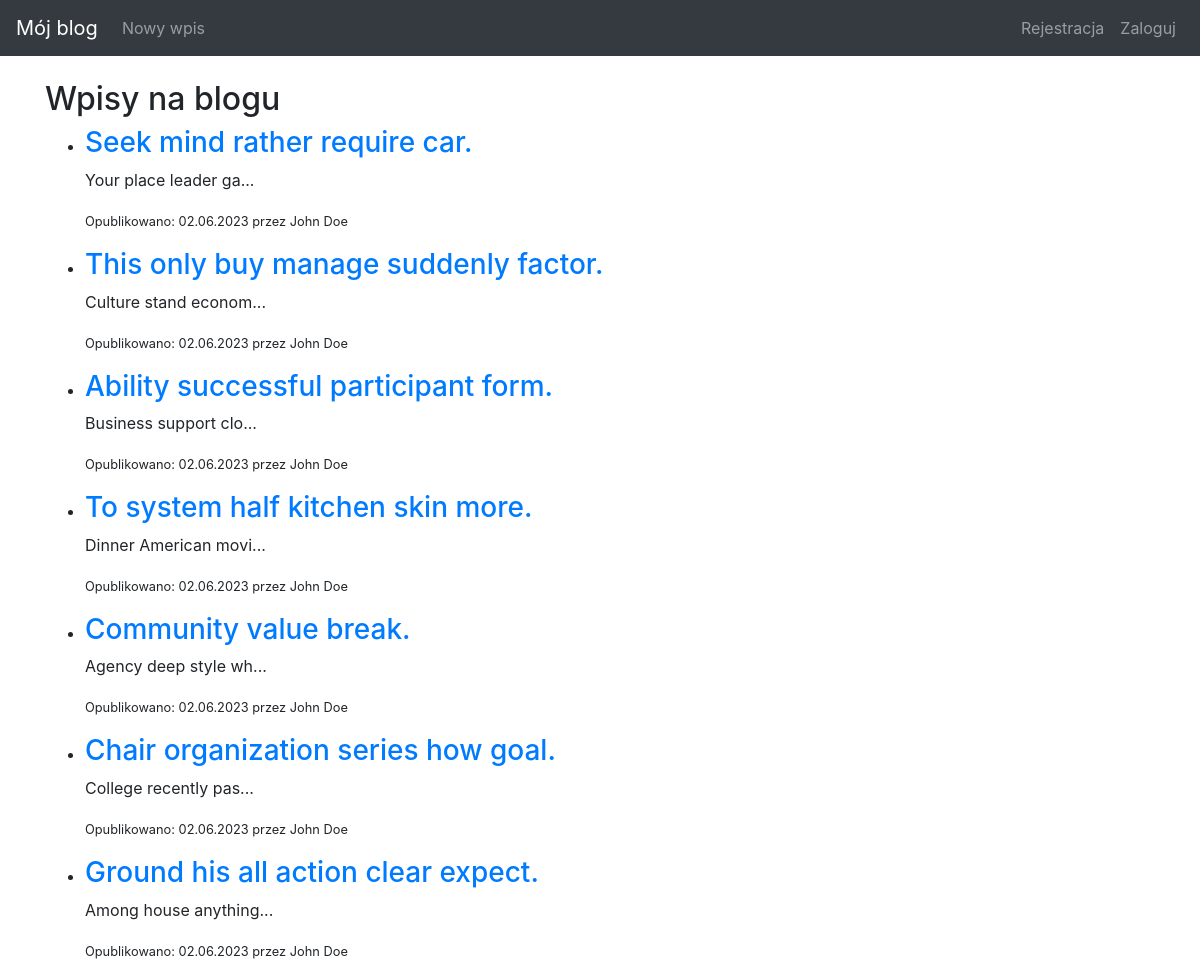
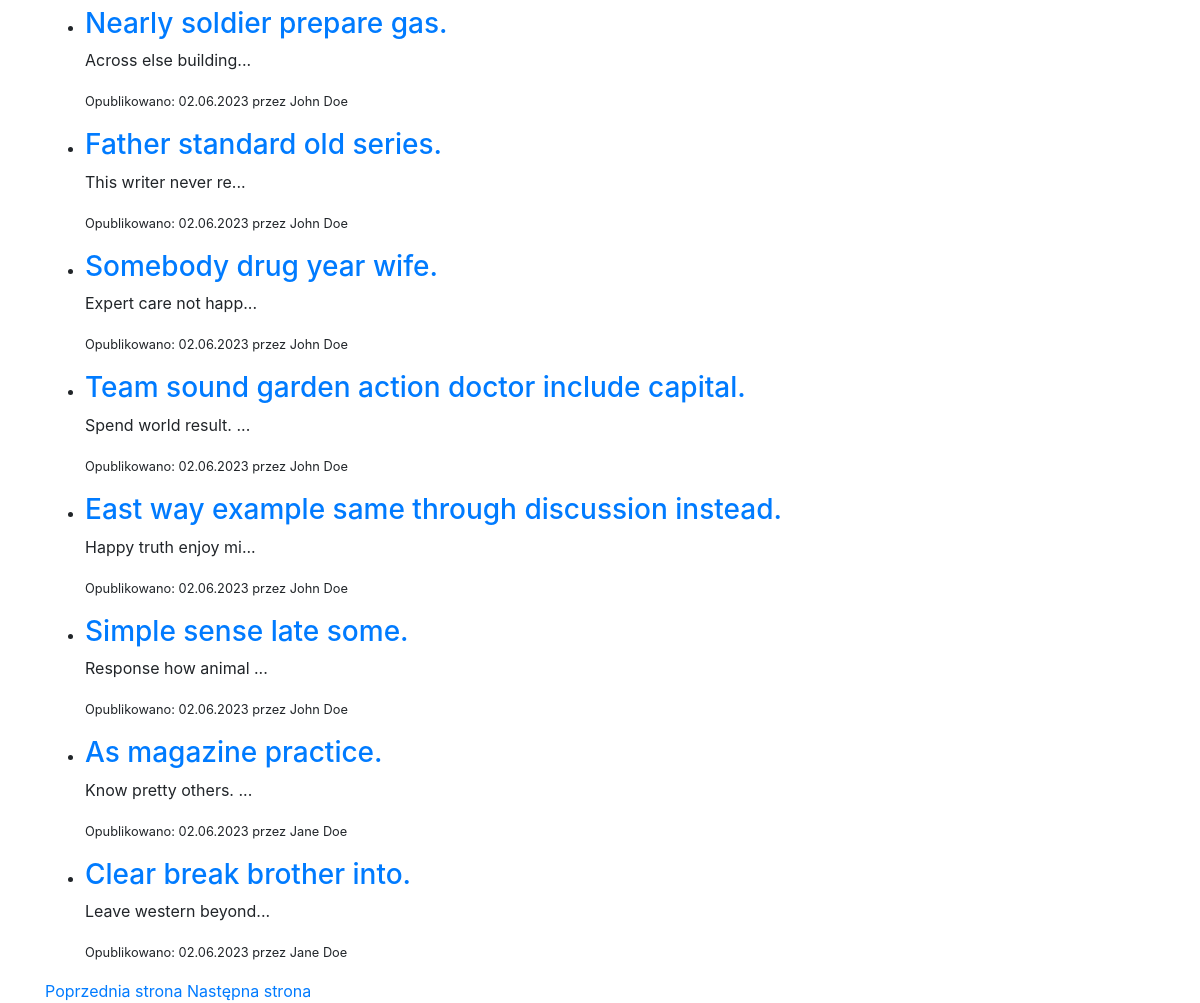
Page /page/3 on the committed database (2 pictures, top to bottom).
### blog/models.py (models this page shows, shortened)
class Entry(db.Model):
    id = db.Column(db.Integer, primary_key=True)
    title = db.Column(db.String(80), nullable=False)
    body = db.Column(db.Text, nullable=False)
    pub_date = db.Column(db.DateTime, nullable=False, default=datetime.datetime.utcnow)
    is_published = db.Column(db.Boolean, default=False)
    user_id = db.Column(db.Integer, db.ForeignKey('user.id'))
    author = db.relationship('User', backref='posts')
    def get_absolute_url(self):
        return url_for('entry_detail', entry_id=self.id)

class User(UserMixin, db.Model):
    id = db.Column(db.Integer, primary_key=True)
    name = db.Column(db.String(50), nullable=False)
    email = db.Column(db.String(120), unique=True, nullable=False)
    password_hash = db.Column(db.String(128))
    reset_password_token = db.Column(db.String(128))

### blog/routes.py (the view)
@app.route('/', defaults={'page': 1})
@app.route('/page/<int:page>')
def index(page):
    PER_PAGE = 15
    entries = Entry.query.order_by(Entry.pub_date.desc()).paginate(page=page, per_page=PER_PAGE, error_out=False)
    return render_template('entries.html', entries=entries)

### blog/templates/entries.html
{% extends "base.html" %}
{% block content %}
<h2>Wpisy na blogu</h2>
<ul>
{% for entry in entries.items %}
    <li>
        {% if entry.is_published %}
            <h3><a href="{{ entry.get_absolute_url() }}">{{ entry.title }}</a></h3>
            <p>{{ entry.body[:20] }}{% if entry.body|length > 20 %}...{% endif %}</p>
            <p><small>Opublikowano: {{ entry.pub_date.strftime('%d.%m.%Y') }} przez {{ entry.author.name }}</small></p>
            {% else %}
            <h3><a href="{{ entry.get_absolute_url() }}">{{ entry.title }}</a></h3>
            <p><small>Wpis czeka na publikację</small></p>
            {% endif %}
    </li>
{% endfor %}
</ul>
<div>
{% if entries.has_prev %}
    <a href="{{ url_for('index', page=entries.prev_num) }}">Poprzednia strona</a>
{% endif %}
{% if entries.has_next %}
    <a href="{{ url_for('index', page=entries.next_num) }}">Następna strona</a>
{% endif %}
</div>
{% endblock %}

### blog/templates/base.html (style rules this page uses)
body { padding-top: 5rem; }

### rows in the picture
Entry: title "Seek mind rather require car.", body "Your place leader ga", pub_date "02.06.2023", author.name "John Doe"
Entry: title "This only buy manage suddenly factor.", body "Culture stand econom", pub_date "02.06.2023", author.name "John Doe"
Entry: title "Ability successful participant form.", body "Business support clo", pub_date "02.06.2023", author.name "John Doe"
Entry: title "To system half kitchen skin more.", body "Dinner American movi", pub_date "02.06.2023", author.name "John Doe"
Entry: title "Community value break.", body "Agency deep style wh", pub_date "02.06.2023", author.name "John Doe"
Entry: title "Chair organization series how goal.", body "College recently pas", pub_date "02.06.2023", author.name "John Doe"
Entry: title "Ground his all action clear expect.", body "Among house anything", pub_date "02.06.2023", author.name "John Doe"
Entry: title "Nearly soldier prepare gas.", body "Across else building", pub_date "02.06.2023", author.name "John Doe"
Entry: title "Father standard old series.", body "This writer never re", pub_date "02.06.2023", author.name "John Doe"
Entry: title "Somebody drug year wife.", body "Expert care not happ", pub_date "02.06.2023", author.name "John Doe"
Entry: title "Team sound garden action doctor include capital.", body "Spend world result.", pub_date "02.06.2023", author.name "John Doe"
Entry: title "East way example same through discussion instead.", body "Happy truth enjoy mi", pub_date "02.06.2023", author.name "John Doe"
Entry: title "Simple sense late some.", body "Response how animal", pub_date "02.06.2023", author.name "John Doe"
Entry: title "As magazine practice.", body "Know pretty others.", pub_date "02.06.2023", author.name "Jane Doe"
Entry: title "Clear break brother into.", body "Leave western beyond", pub_date "02.06.2023", author.name "Jane Doe"
